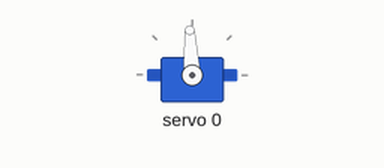
This sketch was run on a simulated Arduino Uno, built with avr-gcc and run on an emulated ATmega328P. On the bench: servo.

Above: at 1.1 s.
At 44.1 s:
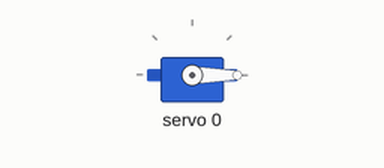
At 45.1 s:
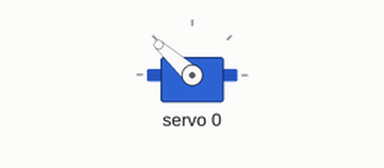
At 89.1 s:
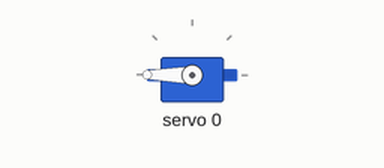
Timing chart, 0 to 90.6 s (numbered marks = the images above):
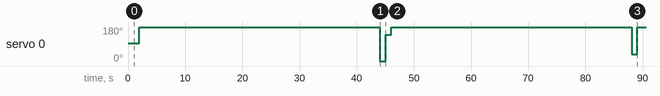

The sketch:

pwm_pca.ino
```cpp
#include <Wire.h>                     // ライブラリのインクルード
#include <Adafruit_PWMServoDriver.h>

Adafruit_PWMServoDriver pwm = Adafruit_PWMServoDriver(0x40);  // PCA9685のI2Cアドレスを指定

int pulse;

#define SERVOMIN 1100    // 最小パルス幅(μs)
#define SERVOMAX 1900   // 最大パルス幅(μs)
#define SERVONEU 1500

int Servo_pin = 0;      // サーボ接続ピンを0番に

void setup() {
  pwm.begin();         // 初期設定
  pwm.setPWMFreq(57.67);  // PWM周期を50Hzに設定
  delay(1000);
}

void loop() {

    pulse = map(pulse, 0, 400, SERVONEU, SERVOMAX);
    Serial.print("Pulse: ");
    Serial.println(pulse);
    pwm.writeMicroseconds(Servo_pin, pulse);        // サーボを動作させる
    delay(1000);
}
```

Measured:
- by itself, servo 0: 93° → 180° at 2.0 s, → 0° 42.0 s later, → 138° 1.0 s later, → 180° 1.0 s later, … (6 changes in this stretch)
